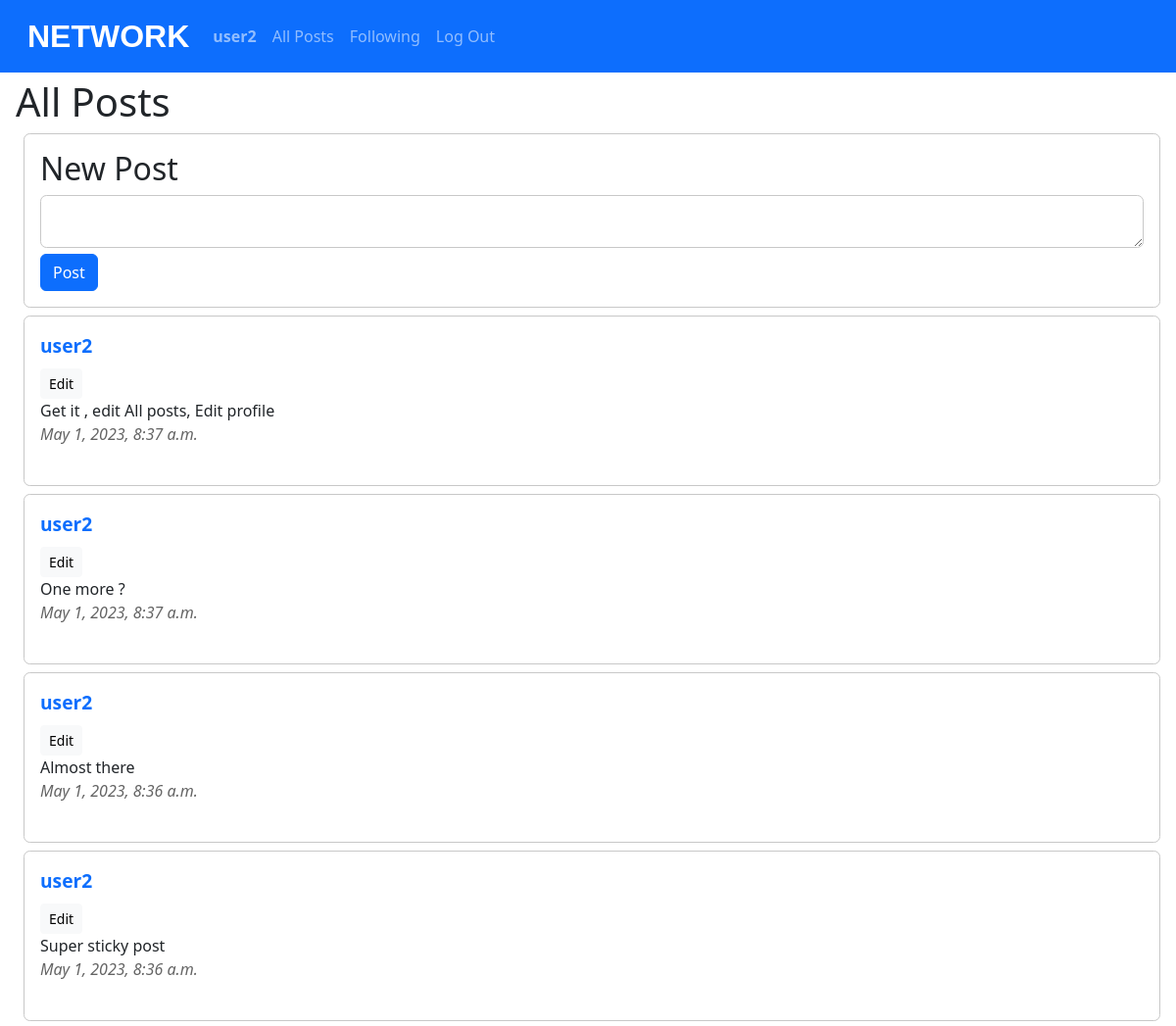
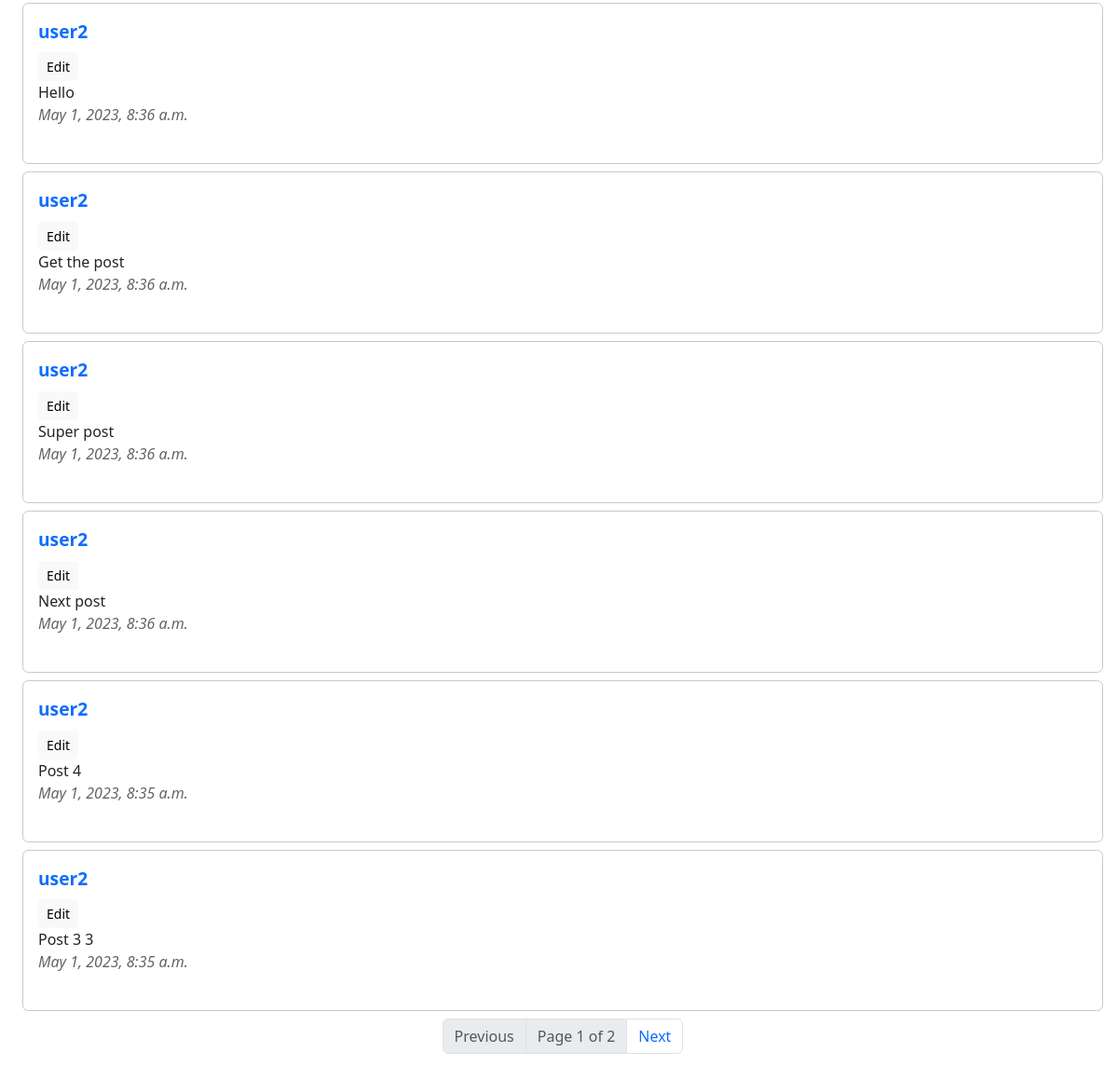
The app's page / (signed in) with its own data (2 pictures, top to bottom).
### network/models.py (models this page shows, shortened)
class User(AbstractUser):
    pass

class Post(models.Model):
    body = models.CharField(max_length=640)                                         # Post text
    date = models.DateTimeField(auto_now_add=True)                                  # Creation date
    date_edit = models.DateTimeField(auto_now=True, blank=True)                     # Edit date
    user = models.ForeignKey(User, on_delete=models.CASCADE)                        # User
    likes = models.ManyToManyField(User, blank=True, related_name="users_likes")    # Likes

### network/views.py (the view)
# urls.py: path("", views.index, name="index"),
def index(request):
    logged_in = False
    if request.user.is_authenticated:
        logged_in = True
    posts = Post.objects.all()
    posts = posts.order_by("-date").all()
    paginator = Paginator(posts, 10)
    page_number = request.GET.get('page')
    page_obj = paginator.get_page(page_number)
    return render(request, "network/index.html", {
        "page_obj": page_obj,
        "logged_in": logged_in,
    })

### network/templates/network/index.html (shortened to what this page needs)
{% extends "network/layout.html" %}
{% block body %}
<div id="index_div">
    <h1 id="heading">All Posts</h1>
    {% if user.is_authenticated %}
        <div class="new_post">
            <div class="new_post_title">
                <h2 id="new_post_h2">New Post</h2>
            </div>
            <form id="new_post_form">
                <div class="new_post_text">
                    <textarea id="new_post_text"></textarea>
                </div>
                <div class="new_post_button">
                    <button type="submit" id="new_post_button" class="btn btn-primary">Post</input>
                </div>
            </form>
        </div>
    {% endif%}
    <div id="all_posts">
        {% if page_obj %}
            {% for post in page_obj %}
            <div class="post">
                <div class="post_user"><a href="{% url 'profile' post.user %}">{{ post.user }}</a></div>
                {% if request.user == post.user %}
                    <button class="edit_button btn btn-light btn-sm" value="{{ post.id }}">Edit</button>
                {% endif %}
                <div class="post_body">{{ post.body }}</div>
                <div class="post_date">{{ post.date }}</div>
            </div>
            {% endfor %}
            <nav aria-label="Page navigation example">
                <ul class="pagination justify-content-center">
                {% if page_obj.has_previous %}
                    <li class="page-item"><a class="page-link" href="?page={{ page_obj.previous_page_number }}">Previous</a></li>
                {% else %}
                    <li class="page-item disabled"><a class="page-link">Previous</a></li>
                {% endif %}
                    <li class="page-item disabled"><a class="page-link">Page {{ page_obj.number }} of {{ page_obj.paginator.num_pages }}</a></li>
                {% if page_obj.has_next %}
                    <li class="page-item"><a class="page-link" href="?page={{ page_obj.next_page_number }}">Next</a></li>
                {% else %}
                    <li class="page-item disabled"><a class="page-link">Next</a></li>
                {% endif %}
                </ul>
            </nav>
        {% else %}
        <h4>There are no posts yet!</h4>
        {% endif %}
    </div>
</div>
{% endblock %}

### network/templates/network/layout.html (shortened to what this page needs)
{% load static %}
<!DOCTYPE html>
<html lang="en">
    <head>
        <link href="https://cdn.jsdelivr.net/npm/bootstrap@5.3.0-alpha3/dist/css/bootstrap.min.css" rel="stylesheet">
        <link href="{% static 'network/styles.css' %}" rel="stylesheet">
    </head>
    <body>
        <nav class="navbar navbar-expand-lg bg-primary fixed-top" data-bs-theme="dark">
            <div class="container-fluid">
                <a class="navbar-brand" href="{% url 'index' %}">NETWORK</a>
                <div class="collapse navbar-collapse" id="navbarTogglerDemo01">
                    <ul class="navbar-nav me-auto mb-2 mb-lg-0">
                        {% if user.is_authenticated %}
                            <li class="nav-item">
                                <a class="nav-link" href="{% url 'profile' user %}"><strong>{{ user.username }}</strong></a>
                            </li>
                        {% endif %}
                        <li class="nav-item">
                        <a class="nav-link" href="{% url 'index' %}">All Posts</a>
                        </li>
                        {% if user.is_authenticated %}
                            <li class="nav-item">
                                <a class="nav-link" href="{% url 'following' %}">Following</a>
                            </li>
                            <li class="nav-item">
                                <a class="nav-link" href="{% url 'logout' %}">Log Out</a>
                            </li>
                        {% endif %}
                    </ul>
                </div>
            </div>
          </nav>
        <div class="body">
            {% block body %}
            {% endblock %}
        </div>
    </body>
</html>

### network/static/network/styles.css (style rules this page uses)
body { margin: 2rem 1rem; }
#heading { margin-top: 5rem; }
a { text-decoration: none; }
.navbar-brand { font-size: 2rem; padding-left: 1rem; font-weight: bold; font-family:Arial, Helvetica, sans-serif; }
.new_post { border-radius: 0.4rem; border: 1px solid rgb(200, 200, 200); margin: 0rem 0rem 0.5rem 0.5rem; padding: 1rem; }
#new_post_text, .edit_textarea { width: 100%; border: 1px solid rgb(200, 200, 200); border-radius: 0.4rem; }
#all_posts { margin: 0rem 0rem 1rem 0.5rem; }
.post { padding:1rem; border: 1px solid rgb(200, 200, 200); border-radius: 0.4rem; margin-bottom: 0.5rem; transition: 0.5s background-color ease-in-out; }
.post_user { font-size: 1.2rem; font-weight: bold; margin-bottom: 0.5rem; }
.post_date { font-style: italic; color: rgb(100, 100, 100); }

### records on screen
User: username "user2"
Post: user "user2", {{ post.id }} 32 (drawn), body "Get it , edit All posts, Edit profile", date "May 1, 2023, 8:37 a.m."
Post: user "user2", {{ post.id }} 31 (drawn), body "One more ?", date "May 1, 2023, 8:37 a.m."
Post: user "user2", {{ post.id }} 30 (drawn), body "Almost there", date "May 1, 2023, 8:36 a.m."
Post: user "user2", {{ post.id }} 29 (drawn), body "Super sticky post", date "May 1, 2023, 8:36 a.m."
Post: user "user2", {{ post.id }} 28 (drawn), body "Hello", date "May 1, 2023, 8:36 a.m."
Post: user "user2", {{ post.id }} 27 (drawn), body "Get the post", date "May 1, 2023, 8:36 a.m."
Post: user "user2", {{ post.id }} 26 (drawn), body "Super post", date "May 1, 2023, 8:36 a.m."
Post: user "user2", {{ post.id }} 25 (drawn), body "Next post", date "May 1, 2023, 8:36 a.m."
Post: user "user2", {{ post.id }} 24 (drawn), body "Post 4", date "May 1, 2023, 8:35 a.m."
Post: user "user2", {{ post.id }} 23 (drawn), body "Post 3 3", date "May 1, 2023, 8:35 a.m."

### other values on screen
{{ page_obj.number }} "1"
{{ page_obj.paginator.num_pages }} "2"
